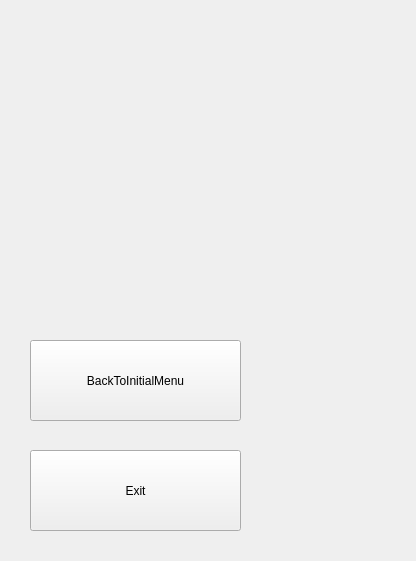
<?xml version="1.0" encoding="UTF-8"?>
<ui version="4.0">
 <class>gameoverlosewidget</class>
 <widget class="QWidget" name="gameoverlosewidget">
  <property name="geometry">
   <rect>
    <x>0</x>
    <y>0</y>
    <width>416</width>
    <height>561</height>
   </rect>
  </property>
  <property name="windowTitle">
   <string>You Died</string>
  </property>
  <property name="windowIcon">
   <iconset resource="imgs.qrc">
    <normaloff>:/img/ImagesForCapoo/WindowIcon.png</normaloff>:/img/ImagesForCapoo/WindowIcon.png</iconset>
  </property>
  <property name="styleSheet">
   <string notr="true">gameoverlosewidget
{
background-image: url(:/img/ImagesForCapoo/LoseWidgetBackground.png);
}</string>
  </property>
  <widget class="QPushButton" name="Exit">
   <property name="geometry">
    <rect>
     <x>30</x>
     <y>450</y>
     <width>211</width>
     <height>81</height>
    </rect>
   </property>
   <property name="text">
    <string>Exit</string>
   </property>
  </widget>
  <widget class="QPushButton" name="BackToInitialMenu">
   <property name="geometry">
    <rect>
     <x>30</x>
     <y>340</y>
     <width>211</width>
     <height>81</height>
    </rect>
   </property>
   <property name="text">
    <string>BackToInitialMenu</string>
   </property>
  </widget>
 </widget>
 <resources>
  <include location="imgs.qrc"/>
 </resources>
 <connections/>
</ui>
